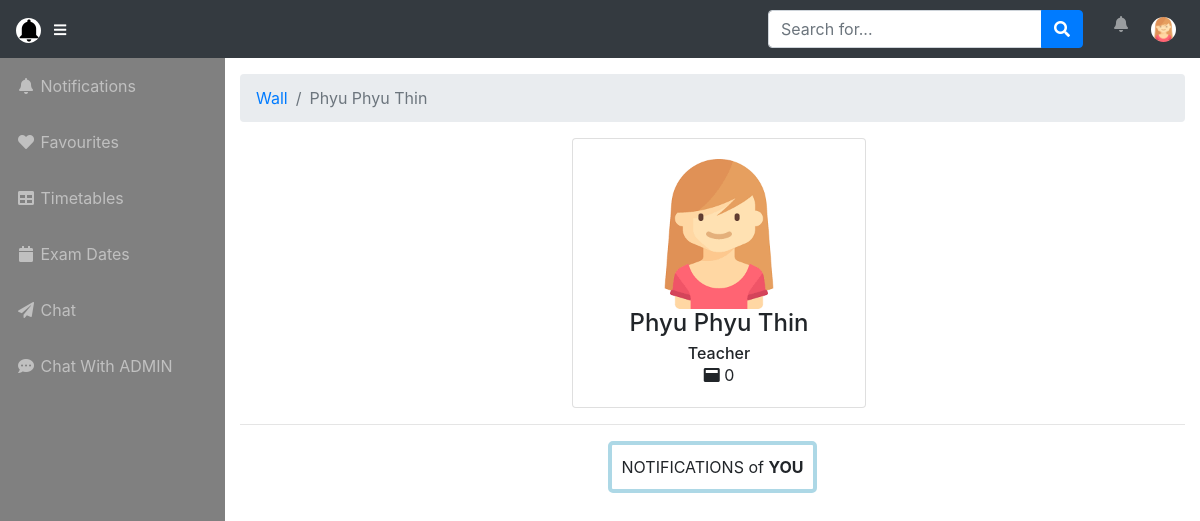
Screenshot of /user/wall.php (signed in) with the database file from the repository.
### tables this page shows
CREATE TABLE `users` (
  `userid` int(11) NOT NULL,
  `userphoto` varchar(255) NOT NULL,
  `username` varchar(255) NOT NULL,
  `useremail` varchar(255) NOT NULL,
  `userpass` varchar(255) NOT NULL,
  `year_id` int(11) NOT NULL,
  `userphone` varchar(255) NOT NULL,
  `useraddress` text NOT NULL,
  `status` int(2) NOT NULL,
  `user_status` int(2) NOT NULL,
  `created_dates` datetime NOT NULL,
  `modified_date` datetime NOT NULL
);

### user/wall.php (the view, shortened to what this page needs)
<?php
   include('../admin/database/connection.php');
    $ll = $conn->query("SELECT * FROM users WHERE userid='".$_SESSION['userid']."' AND useremail='".$_SESSION['useremail']."'");
    $lll =  $ll->fetch_assoc();
    $do = $conn->query("SELECT * FROM posts WHERE post_userid = '".$lll['userid']."'");
$plus = $do->num_rows;
?>
<?php include('includes/userheader.php'); ?>
<body id="page-top">
   <?php include('includes/usernavbar.php');?>
  <div id="wrapper">
    <?php include('includes/usersidebar.php'); ?>
    <div id="content-wrapper">
      <div class="container-fluid">
        <ol class="breadcrumb">
          <li class="breadcrumb-item">
            <a href="wall.php" style="text-decoration: none;">Wall</a>
          </li>
          <li class="breadcrumb-item active"><?php echo $lll['username']?></li>
        </ol>
      <div class="row">
          <div class="col-lg-4 col-xlg-3 col-md-5 cool">
                        <div class="card">
                            <div class="card-body">
                                <center class="m-t-30"> <img src="../admin/userprofiles/<?php echo $lll['userphoto']?>" class="img-circle" width="150" />
                                    <h4 class="card-title m-t-10"><?php echo $lll['username']?></h4>
                                    <h6 class="card-subtitle">Teacher</h6>
                                    <div class="row text-center justify-content-md-center">
                                        <div class="col-12 text-center"><i class="fas fa-window-maximize"></i> <?php echo $plus?></div>
                                    </div>
                                </center>
                            </div>
                        </div>
                    </div>
      </div>
      <hr>
      <center>
            <div class="text-center hold">
            NOTIFICATIONS of <b>YOU</b>
       </center>
    </div>
  </div>
<?php include('includes/userfooter.php');?>

### user/includes/usernavbar.php (shortened to what this page needs)
<?php
 $rr = $conn->query("SELECT * FROM users WHERE userid='".$_SESSION['userid']."' AND useremail='".$_SESSION['useremail']."'");
   $rrr =  $rr->fetch_assoc();
?>
<nav class="navbar navbar-expand navbar-dark bg-dark static-top">
    <a class="navbar-brand mr-1" href="index.php"><img style="width: 25px; height: 25px" class="rounded-circle" src="../admin/adminprofiles/images.png"></a>
    <button class="btn btn-link btn-sm text-white order-1 order-sm-0" id="sidebarToggle" href="#">
      <i class="fas fa-bars"></i>
    </button>
    <form class="form-inline ml-auto mr-0 mr-md-3 my-2 my-md-0" action="index.php" method="POST">
      <div class="input-group">
        <input type="text" class="form-control" <?php if(isset($_POST['search'])) { ?>  value="<?php echo $search;?>" <?php } ?> id="search" placeholder="Search for..." aria-label="Search" aria-describedby="basic-addon2" name="nasearch">
        <div class="input-group-append">
          <button class="btn btn-primary" type="submit" name="search">
            <i class="fas fa-search"></i>
          </button>
        </div>
      </div>
    </form>
    <ul class="navbar-nav ml-auto ml-md-0">
      <li class="d-none d-sm-block nav-item dropdown no-arrow mx-1">
        <a class="nav-link dropdown-toggle" href="#" id="alertsDropdown" role="button" data-toggle="dropdown" aria-haspopup="true" aria-expanded="false">
          <i class="d-none d-sm-block fas fa-bell fa-fw hidden-sm"></i>
        </a>
      </li>
      <li class="nav-item dropdown no-arrow">
        <a class="nav-link dropdown-toggle" href="#" id="userDropdown" role="button" data-toggle="dropdown" aria-haspopup="true" aria-expanded="false">
         <img style="width: 25px; height: 25px" class="rounded-circle" src="../admin/userprofiles/<?php echo $rrr['userphoto']?>">
        </a>
      </li>
    </ul>
  </nav>

### user/wall.php (style rules this page uses)
@media (min-width: 575.98px) { .cool { position: relative; top: 10%; left: 34%; } }
.hold { border: 4px solid lightblue; border-radius: 5px; display: inline-block; padding: 10px; margin-bottom: 10px; }

### rows the page displays
users: userphoto (picture), username "Phyu Phyu Thin"

### other values shown
$plus "0"
